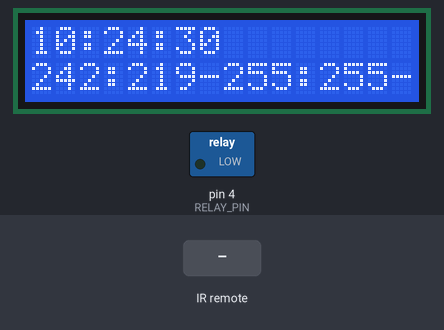
A sketch run on a simulated Arduino Uno, built with avr-gcc and run on an emulated ATmega328P. Shown: 16×2 character LCD, switched loads named in the sketch (green lamp = pin HIGH). Inputs (shaded band) come from the test bench. The local clock reads 2024-03-15 10:24:30 at power-on unless the sketch sets it; EEPROM starts erased; what the sketch prints to the serial monitor is not drawn.

Above: at 0.3 s.
At 1.3 s:
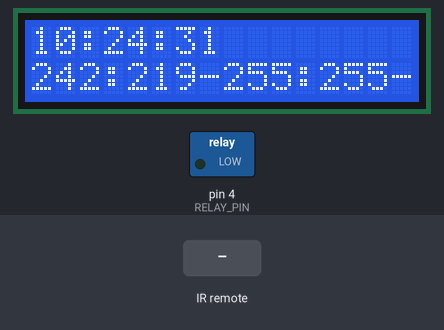
1.4 s: infrared code 0xFFC23D received
At 2.8 s:
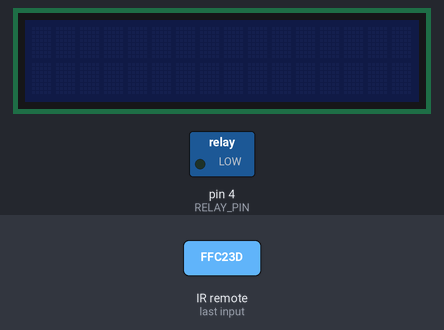
3.9 s: infrared code 0xFFE21D received
5.4 s: infrared code 0xFFA25D received
Timing chart, 0 to 8.4 s (numbered marks = the images above; inputs shaded):
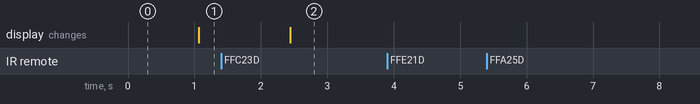

The sketch:

Garden1.1.ino
```cpp
// ce_pin  (RST): default 4 8
// sck_pin (CLK): default 5 6
// io_pin  (DAT): default 6 7
//#include <RTClib.h>
#include <IRremote.h>
#include <virtuabotixRTC.h>
#include <LiquidCrystal.h>
#include <Wire.h>
#include <LiquidCrystal_I2C.h>
#include <EEPROM.h>

int offMinutes=0;
int onMinutes=0;
int onSeconds=0;
int offhours=0;
int nextOnMins=0;
int nextOnHrs=0;
int nextOffmins=0;
int nextOffHrs=0;
int nextOffSecs=0;
const int RECV_PIN = 2;
const int RELAY_PIN = 4;
char buf[20];
bool onTime= false;
bool sysOn= true;
bool lcdLight= true;

LiquidCrystal_I2C lcd(0x27, 16, 2);
//virtuabotixRTC myRTC(5, 6, 4);
virtuabotixRTC myRTC(6, 7, 8);
IRrecv irrecv(RECV_PIN);
decode_results results;

void irRemoteControl();
void increaseHr();
void decreaseHr();
void updateOffTime();
void updateOnTime();
void displaySetTimeLCD();
void displayCurrentTimeLCD();
void loadPreviouState();
void checkDayTime();


void setup() {
  Serial.begin(9600);
  irrecv.enableIRIn();
  irrecv.blink13(true);
  pinMode(RELAY_PIN, OUTPUT);
  lcd.begin();
  lcd.clear();
  loadPreviouState();
  digitalWrite(RELAY_PIN, LOW);

}

void loadPreviouState(){
  onMinutes=EEPROM.read(0);
  offMinutes=EEPROM.read(1);
  offhours=EEPROM.read(2);
  onSeconds=EEPROM.read(4);
  sysOn=EEPROM.read(3);
  updateOffTime();
  updateOnTime();
}

void loop() {
  irRemoteControl();
  checkDayTime(); //chech if it is day time to run motor
  if(sysOn){
    myRTC.updateTime();
    //attachInterrupt(digitalPinToInterrupt(2), irRemoteControl, HIGH);
    if(lcdLight)
      lcd.backlight();
    else
      lcd.noBacklight();
    if(myRTC.hours==nextOnHrs&&myRTC.minutes==nextOnMins){
      lcd.setCursor(0,0);
      //lcd.print("Motor on");
      digitalWrite(RELAY_PIN, HIGH);
      onTime=true;
    }
    if(myRTC.hours==nextOffHrs&&myRTC.minutes==nextOffmins&&myRTC.seconds==nextOffSecs){
      digitalWrite(RELAY_PIN, LOW);
      updateOffTime();
      updateOnTime();
      onTime=false;
    }
    if(onTime){
      displaySetTimeLCD();
      lcd.setCursor(10,0);
      lcd.print("on");
    }
    else{
      displaySetTimeLCD();
      lcd.setCursor(10,0);
      lcd.print("  ");
    }
  }
  else{
     lcd.clear();
     lcd.noBacklight();
     digitalWrite(RELAY_PIN, LOW);
     onTime=false;
  }
}

void checkDayTime(){
  if(myRTC.hours==18 && myRTC.minutes==0)
    sysOn=false;
  if(myRTC.hours==8 && myRTC.minutes==0)
    sysOn=true;
}

void irRemoteControl(){
   //Serial.println("in");
  if (irrecv.decode(&results)){
    Serial.println(results.value, HEX);
    delay(1000);
        if(results.value==0xFFE21D){ //(0,2) increase off minute by one
          offMinutes=offMinutes+1;
          if(offMinutes>=60){
            increaseHr();
          }
          updateOffTime();
        }
        if(results.value==0xFFA25D){ //(0,0) decrease off minute by one
          if((offMinutes-1)==0 && offhours==0 ){
              //no changes in offminutes as we can't have zero offtime
          }
          else{
            offMinutes=offMinutes-1; //change
            if(offMinutes<0)
              decreaseHr();
          }
          updateOffTime();
        }
        if(results.value==0xFF22DD){ //(1,0) decrease off minute by ten
          if((offMinutes-10)==0 && offhours==0 ){
              //no changes in offminutes as we can't have zero offtime
          }
          else{
            offMinutes=offMinutes-10; //change
            if(offMinutes<0)
              decreaseHr();
          }
          updateOffTime();
        }
        if(results.value==0xFF02FD){ //(1,1) increase off minute by ten
          offMinutes=offMinutes+10;
          if(offMinutes>=60){
            increaseHr();
          }
          updateOffTime();
        }
        if(results.value==0xFFA857){//(2,1)
          onSeconds=onSeconds+30;
          if(onSeconds>=60){
            onMinutes+=onSeconds/60;
            onSeconds=onSeconds%60;
          }
          updateOnTime();
        }
        if(results.value==0xFFE01F){ //(2,0)
          if(!(onMinutes==0&&(onSeconds-30)==0)){
            onSeconds=onSeconds-30;
            if(onSeconds<0&&
            onMinutes>0){
              onMinutes=onMinutes-1;
              onSeconds=30;
            }
            updateOnTime();
          }
        }
        if(results.value==0xFFC23D){ //(1,2)
          sysOn=!sysOn;
          if(sysOn){
            updateOffTime();
            updateOnTime();
          }
          EEPROM.update(3, sysOn);
        }
        if(results.value==0xFF906F){ //(2,2)
          lcdLight=!lcdLight;
        }
        irrecv.resume();
  }
}

void increaseHr(){
  offhours++;
  if(offhours>23)
    offhours=0;
  offMinutes=offMinutes-60;
}

void decreaseHr(){
  offhours--;
  if(offhours<0)
    offhours=23;
  offMinutes=60+offMinutes;//change
}

void updateOnTime(){
  myRTC.updateTime();
  nextOffSecs = onSeconds;
  nextOffmins = nextOnMins+onMinutes;
  nextOffHrs = nextOnHrs;
    if(nextOffmins>=60){
      nextOffmins=nextOffmins-60;
      nextOffHrs++;
    }
    if(nextOffHrs>23)
      nextOffHrs=nextOffHrs-24;
    EEPROM.update(0,onMinutes );
    EEPROM.update(4,onSeconds );
    lcd.clear();
    displaySetTimeLCD();
}

void updateOffTime(){
  myRTC.updateTime();
  nextOnMins= myRTC.minutes+offMinutes;
  nextOnHrs= myRTC.hours+offhours;
    if(nextOnMins>=60){
      nextOnMins=nextOnMins-60;
      nextOnHrs++;
    }
    if(nextOnHrs>23)
      nextOnHrs=nextOnHrs-24;
    EEPROM.update(1, offMinutes);
    EEPROM.update(2, offhours);
    updateOnTime();
    lcd.clear();
    displaySetTimeLCD();
}

void displaySetTimeLCD(){
  if(sysOn){
    displayCurrentTimeLCD();
    lcd.setCursor(0,1);
    if(nextOnHrs<10) lcd.print("0");
    lcd.print((byte)nextOnHrs);
    lcd.print(":");
    if(nextOnMins<10) lcd.print("0");
    lcd.print((byte)nextOnMins);
    lcd.print("-");
    if(offhours<10) lcd.print("0");
    lcd.print((byte)offhours);
    lcd.print(":");
    if(offMinutes<10) lcd.print("0");
    lcd.print((byte)offMinutes);
    lcd.print("-");
    if(onMinutes<10) lcd.print("0");
    lcd.print((byte)onMinutes);
    if(onSeconds<10) lcd.print("0");
    lcd.print((byte)onSeconds);
    Serial.println(nextOffmins);
  }
}

void displayCurrentTimeLCD(){
  myRTC.updateTime();
  lcd.setCursor(0,0);
  if(myRTC.hours<10) lcd.print("0");
  lcd.print((byte)myRTC.hours);
  lcd.print(":");
  if(myRTC.minutes<10) lcd.print("0");
  lcd.print((byte)myRTC.minutes);
  lcd.print(":");
  if(myRTC.seconds<10) lcd.print("0");
  lcd.print((byte)myRTC.seconds);

}
```

Measured:
- after the input at 1.4 s, the display: changes after 1.0 s (image 2)
- after the input at 3.9 s, every drawn part: stays the same
- after the input at 5.4 s, every drawn part: stays the same
